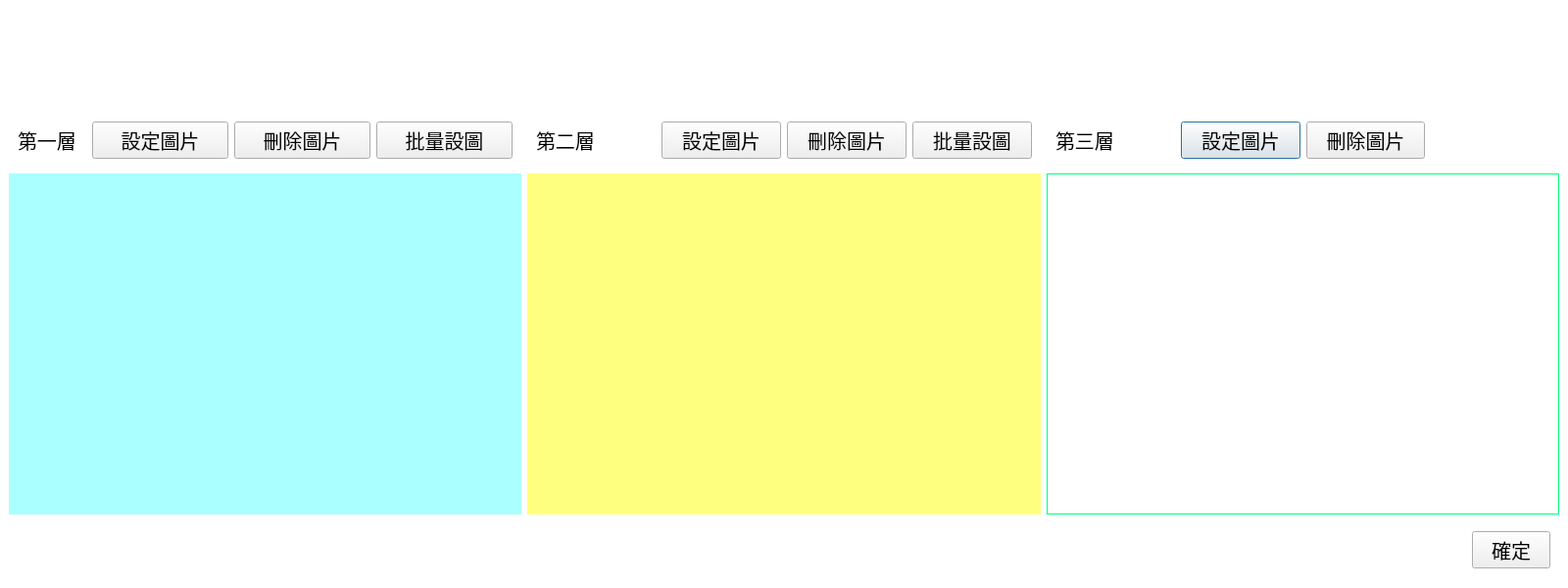
<?xml version="1.0" encoding="UTF-8"?>
<ui version="4.0">
 <class>DialogEditGrid</class>
 <widget class="QDialog" name="DialogEditGrid">
  <property name="geometry">
   <rect>
    <x>0</x>
    <y>0</y>
    <width>1600</width>
    <height>600</height>
   </rect>
  </property>
  <property name="windowTitle">
   <string>Dialog</string>
  </property>
  <property name="styleSheet">
   <string notr="true">font: 20px;</string>
  </property>
  <layout class="QGridLayout" name="gridLayout">
   <property name="leftMargin">
    <number>0</number>
   </property>
   <property name="topMargin">
    <number>0</number>
   </property>
   <property name="rightMargin">
    <number>0</number>
   </property>
   <property name="bottomMargin">
    <number>0</number>
   </property>
   <property name="spacing">
    <number>0</number>
   </property>
   <item row="0" column="0">
    <widget class="QWidget" name="wBg" native="true">
     <property name="styleSheet">
      <string notr="true">QWidget#wBg{background-color: rgb(255, 255, 255);}
</string>
     </property>
     <layout class="QGridLayout" name="gridLayout_2">
      <item row="1" column="0">
       <widget class="QWidget" name="widget_2" native="true">
        <layout class="QGridLayout" name="gridLayout_3">
         <property name="leftMargin">
          <number>0</number>
         </property>
         <property name="topMargin">
          <number>0</number>
         </property>
         <property name="rightMargin">
          <number>0</number>
         </property>
         <property name="bottomMargin">
          <number>0</number>
         </property>
         <item row="1" column="2" colspan="2">
          <widget class="QWidget" name="wG2Area" native="true">
           <property name="styleSheet">
            <string notr="true">background-color: rgb(255, 255, 127);</string>
           </property>
           <layout class="QGridLayout" name="gridLayout_6">
            <property name="leftMargin">
             <number>0</number>
            </property>
            <property name="topMargin">
             <number>0</number>
            </property>
            <property name="rightMargin">
             <number>0</number>
            </property>
            <property name="bottomMargin">
             <number>0</number>
            </property>
            <property name="spacing">
             <number>0</number>
            </property>
            <item row="0" column="0">
             <widget class="LayerEditGrid" name="wG2" native="true"/>
            </item>
           </layout>
          </widget>
         </item>
         <item row="0" column="0" colspan="2">
          <widget class="QWidget" name="widget_4" native="true">
           <property name="minimumSize">
            <size>
             <width>0</width>
             <height>40</height>
            </size>
           </property>
           <property name="maximumSize">
            <size>
             <width>16777215</width>
             <height>40</height>
            </size>
           </property>
           <layout class="QHBoxLayout" name="horizontalLayout" stretch="1,2,2,2">
            <property name="topMargin">
             <number>0</number>
            </property>
            <property name="bottomMargin">
             <number>0</number>
            </property>
            <item>
             <widget class="QLabel" name="label">
              <property name="sizePolicy">
               <sizepolicy hsizetype="Preferred" vsizetype="Fixed">
                <horstretch>0</horstretch>
                <verstretch>0</verstretch>
               </sizepolicy>
              </property>
              <property name="minimumSize">
               <size>
                <width>0</width>
                <height>30</height>
               </size>
              </property>
              <property name="text">
               <string>第一層</string>
              </property>
             </widget>
            </item>
            <item>
             <widget class="QPushButton" name="btnG1SetPic">
              <property name="minimumSize">
               <size>
                <width>0</width>
                <height>30</height>
               </size>
              </property>
              <property name="focusPolicy">
               <enum>Qt::NoFocus</enum>
              </property>
              <property name="text">
               <string>設定圖片</string>
              </property>
             </widget>
            </item>
            <item>
             <widget class="QPushButton" name="btnG1Clear">
              <property name="minimumSize">
               <size>
                <width>0</width>
                <height>30</height>
               </size>
              </property>
              <property name="focusPolicy">
               <enum>Qt::NoFocus</enum>
              </property>
              <property name="text">
               <string>刪除圖片</string>
              </property>
             </widget>
            </item>
            <item>
             <widget class="QPushButton" name="btnG1SetListPic">
              <property name="minimumSize">
               <size>
                <width>0</width>
                <height>30</height>
               </size>
              </property>
              <property name="focusPolicy">
               <enum>Qt::NoFocus</enum>
              </property>
              <property name="text">
               <string>批量設圖</string>
              </property>
             </widget>
            </item>
           </layout>
          </widget>
         </item>
         <item row="1" column="0" colspan="2">
          <widget class="QWidget" name="wG1Area" native="true">
           <property name="styleSheet">
            <string notr="true">
background-color: rgb(170, 255, 255);</string>
           </property>
           <layout class="QGridLayout" name="gridLayout_5">
            <property name="leftMargin">
             <number>1</number>
            </property>
            <property name="topMargin">
             <number>1</number>
            </property>
            <property name="rightMargin">
             <number>1</number>
            </property>
            <property name="bottomMargin">
             <number>1</number>
            </property>
            <property name="spacing">
             <number>0</number>
            </property>
            <item row="0" column="0">
             <widget class="LayerEditGrid" name="wG1" native="true"/>
            </item>
           </layout>
          </widget>
         </item>
         <item row="0" column="2" colspan="2">
          <widget class="QWidget" name="widget_6" native="true">
           <layout class="QHBoxLayout" name="horizontalLayout_2">
            <item>
             <widget class="QLabel" name="label_2">
              <property name="text">
               <string>第二層</string>
              </property>
             </widget>
            </item>
            <item>
             <widget class="QPushButton" name="btnG2SetPic">
              <property name="minimumSize">
               <size>
                <width>0</width>
                <height>30</height>
               </size>
              </property>
              <property name="focusPolicy">
               <enum>Qt::NoFocus</enum>
              </property>
              <property name="text">
               <string>設定圖片</string>
              </property>
             </widget>
            </item>
            <item>
             <widget class="QPushButton" name="btnG2Clear">
              <property name="minimumSize">
               <size>
                <width>0</width>
                <height>30</height>
               </size>
              </property>
              <property name="focusPolicy">
               <enum>Qt::NoFocus</enum>
              </property>
              <property name="text">
               <string>刪除圖片</string>
              </property>
             </widget>
            </item>
            <item>
             <widget class="QPushButton" name="btnG2SetListPic">
              <property name="minimumSize">
               <size>
                <width>0</width>
                <height>30</height>
               </size>
              </property>
              <property name="focusPolicy">
               <enum>Qt::NoFocus</enum>
              </property>
              <property name="text">
               <string>批量設圖</string>
              </property>
             </widget>
            </item>
           </layout>
          </widget>
         </item>
         <item row="1" column="4" colspan="2">
          <widget class="QWidget" name="wG3Area" native="true">
           <property name="styleSheet">
            <string notr="true">background-color: rgb(0, 255, 127);</string>
           </property>
           <layout class="QGridLayout" name="gridLayout_4">
            <property name="leftMargin">
             <number>1</number>
            </property>
            <property name="topMargin">
             <number>1</number>
            </property>
            <property name="rightMargin">
             <number>1</number>
            </property>
            <property name="bottomMargin">
             <number>1</number>
            </property>
            <property name="spacing">
             <number>0</number>
            </property>
            <item row="0" column="0">
             <widget class="QLabel" name="wG3">
              <property name="styleSheet">
               <string notr="true">background-color: rgb(255, 255, 255);</string>
              </property>
              <property name="text">
               <string/>
              </property>
             </widget>
            </item>
           </layout>
          </widget>
         </item>
         <item row="0" column="4" colspan="2">
          <widget class="QWidget" name="widget_8" native="true">
           <layout class="QHBoxLayout" name="horizontalLayout_3">
            <item>
             <widget class="QLabel" name="label_3">
              <property name="text">
               <string>第三層</string>
              </property>
             </widget>
            </item>
            <item>
             <widget class="QPushButton" name="btnG3SetPic">
              <property name="minimumSize">
               <size>
                <width>0</width>
                <height>30</height>
               </size>
              </property>
              <property name="text">
               <string>設定圖片</string>
              </property>
             </widget>
            </item>
            <item>
             <widget class="QPushButton" name="btnG3Clear">
              <property name="minimumSize">
               <size>
                <width>0</width>
                <height>30</height>
               </size>
              </property>
              <property name="text">
               <string>刪除圖片</string>
              </property>
             </widget>
            </item>
            <item>
             <widget class="QWidget" name="widget_9" native="true"/>
            </item>
           </layout>
          </widget>
         </item>
        </layout>
       </widget>
      </item>
      <item row="2" column="0">
       <widget class="QWidget" name="widget" native="true">
        <property name="minimumSize">
         <size>
          <width>0</width>
          <height>60</height>
         </size>
        </property>
        <property name="maximumSize">
         <size>
          <width>16777215</width>
          <height>60</height>
         </size>
        </property>
        <layout class="QHBoxLayout" name="horizontalLayout_4">
         <item>
          <spacer name="horizontalSpacer">
           <property name="orientation">
            <enum>Qt::Horizontal</enum>
           </property>
           <property name="sizeHint" stdset="0">
            <size>
             <width>1480</width>
             <height>20</height>
            </size>
           </property>
          </spacer>
         </item>
         <item>
          <widget class="QPushButton" name="btnOk">
           <property name="text">
            <string>確定</string>
           </property>
          </widget>
         </item>
        </layout>
       </widget>
      </item>
      <item row="0" column="0">
       <widget class="QWidget" name="widget_3" native="true">
        <property name="sizePolicy">
         <sizepolicy hsizetype="Preferred" vsizetype="Fixed">
          <horstretch>0</horstretch>
          <verstretch>0</verstretch>
         </sizepolicy>
        </property>
        <property name="minimumSize">
         <size>
          <width>0</width>
          <height>100</height>
         </size>
        </property>
       </widget>
      </item>
     </layout>
    </widget>
   </item>
  </layout>
 </widget>
 <customwidgets>
  <customwidget>
   <class>LayerEditGrid</class>
   <extends>QWidget</extends>
   <header>LayerEditGrid.h</header>
   <container>1</container>
  </customwidget>
 </customwidgets>
 <resources/>
 <connections/>
</ui>
